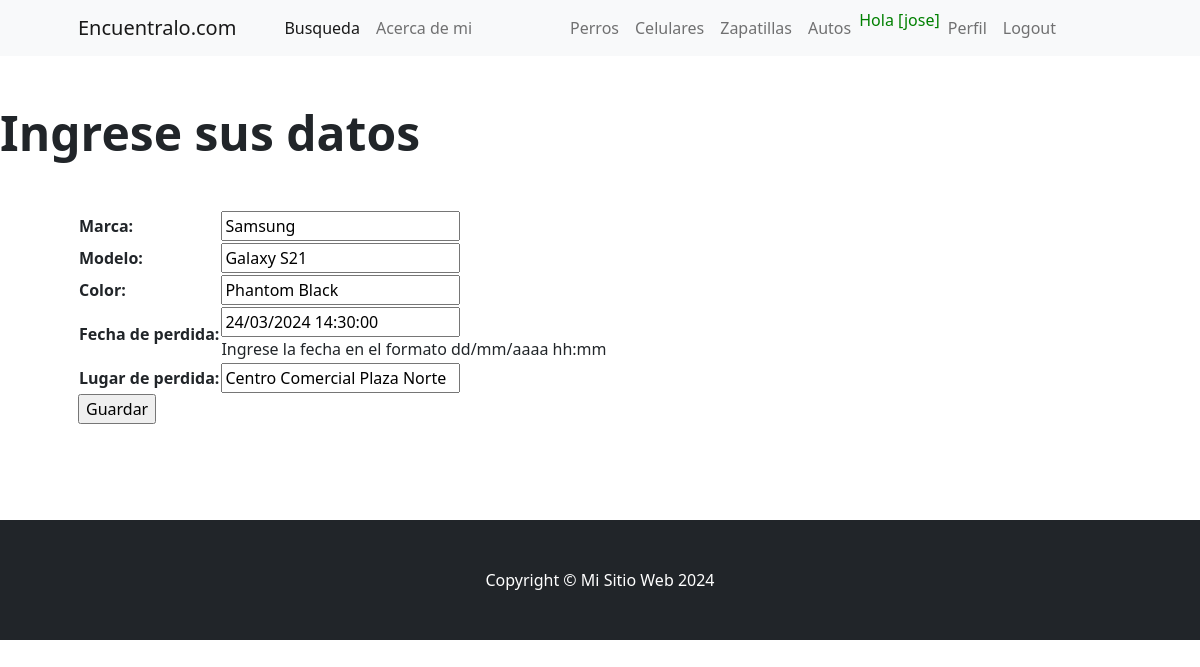
/celular_update/2/ (signed in), run on the app's committed database.
### aplicacion/models.py (models this page shows)
class Celular(models.Model):
    marca = models.CharField(max_length=100)
    modelo = models.CharField(max_length=100)
    color = models.CharField(max_length=100)
    fecha_de_perdida = models.DateTimeField(help_text="Ingrese la fecha en el formato dd/mm/aaaa hh:mm")
    lugar_de_perdida = models.CharField(max_length=100)

### aplicacion/views.py (the view)
# urls.py: path('celular_update/<int:pk>/', CelularUpdate.as_view(), name='celular_update'),
class CelularUpdate(LoginRequiredMixin, UpdateView):
    model = Celular
    fields = '__all__'
    success_url = reverse_lazy('celulares')

### aplicacion/templates/aplicacion/celular_form.html (shortened to what this page needs)
{% extends 'aplicacion/index.html' %}
{% block product_section %}
<section class="py-5">
    <h1 class="display-5 fw-bolder">Ingrese sus datos</h1>
    <div class="container px-4 px-lg-5 my-5">
        <div class="row gx-4 gx-lg-5 align-items-center">
            <form action="" method = "post">
                <table>
                    {{form.as_table}}
                </table>
                <input type="submit" value="Guardar">
            </form>
        </div>
    </div>
</section>
{% endblock product_section %}

### aplicacion/templates/aplicacion/index.html (shortened to what this page needs)
<!DOCTYPE html>
<html lang="en">
    <head>
        {% load static %}
        <link href="https://cdn.jsdelivr.net/npm/bootstrap-icons@1.5.0/font/bootstrap-icons.css" rel="stylesheet" />
        <link href="{% static 'css/styles.css' %}" rel="stylesheet" />
    </head>
    <body>
        <nav class="navbar navbar-expand-lg navbar-light bg-light">
            <div class="container px-4 px-lg-5">
                <a class="navbar-brand" href="{% url 'home' %}">Encuentralo.com</a>
                <div class="collapse navbar-collapse" id="navbarSupportedContent">
                    <ul class="navbar-nav me-auto mb-2 mb-lg-0 ms-lg-4">
                        <li class="nav-item"><a class="nav-link active" aria-current="page" href="{% url 'buscar_perros' %}">Busqueda</a></li>
                        <li class="nav-item"><a class="nav-link" href="{% url 'acerca_de_mi' %}">Acerca de mi</a></li>
                    </ul>
                    {% if user.is_authenticated %}
                    <ul class="navbar-nav me-auto mb-2 mb-lg-0 ms-lg-4">
                        <li class="nav-item"><a class="nav-link" href="{% url 'perros' %}">Perros</a></li>
                        <li class="nav-item"><a class="nav-link" href="{% url 'celulares' %}">Celulares</a></li>
                        <li class="nav-item"><a class="nav-link" href="{% url 'zapatillas' %}">Zapatillas</a></li>
                        <li class="nav-item"><a class="nav-link" href="{% url 'autos' %}">Autos</a></li>
                        <li class="nav-item"><p style="color:green">Hola [{{user.username}}]</p></li>
                        <li class="nav-item"><a class="nav-link" href="{% url 'perfil' %}">Perfil</a></li>
                        <li class="nav-item"><a class="nav-link" href="{% url 'logout' %}">Logout</a></li>
                    </ul>
                    {% else %}
                    <ul class="navbar-nav me-auto mb-2 mb-lg-0 ms-lg-4">
                        <li class="nav-item"><a class="nav-link" href="{% url 'login' %}">Login</a></li>
                        <li class="nav-item"><a class="nav-link" href="{% url 'registrar' %}">Registrar</a></li>
                    </ul>
                    {% endif %}
                </div>
            </div>
        </nav>
        {% block product_section %}{% endblock product_section %}
        <footer class="py-5 bg-dark">
            <div class="container"><p class="m-0 text-center text-white">Copyright &copy; Mi Sitio Web 2024</p></div>
        </footer>
    </body>
</html>

### data on the page
Celular: marca "Samsung", modelo "Galaxy S21", color "Phantom Black", fecha_de_perdida "24/03/2024 14:30:00", lugar_de_perdida "Centro Comercial Plaza Norte"

### other printed values
{{ user.username }} "jose"
